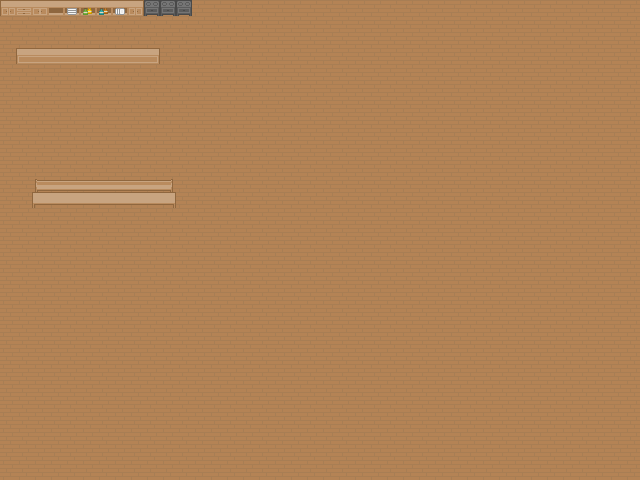

Rendered tile map (Tiled .tmx) drawn with the repository's tilesets; below, a short description and the map source with its tile grids summarised:
An orthogonal 40x30 tile map with 16x16 px tiles, 3 tile layers (Floor, Furniture Bottom, Furniture Mid), 3 tilesets and 6 objects.

<map version="1.9" tiledversion="1.9.2" orientation="orthogonal" renderorder="right-down" width="40" height="30" tilewidth="16" tileheight="16" infinite="0" nextlayerid="9" nextobjectid="34">
 <tileset firstgid="1" source="outdoor.tsx" />
 <tileset firstgid="1768" source="indoor.tsx" />
 <tileset firstgid="2254" source="characters.tsx" />
 <layer id="1" name="Floor" width="40" height="30">
  <data>[1200 cells, 1200 non-empty, 1 distinct tile ids]</data>
 </layer>
 <layer id="4" name="Furniture Bottom" width="40" height="30">
  <data>[1200 cells, 9 non-empty, 3 distinct tile ids]</data>
 </layer>
 <objectgroup id="3" name="Objects Bottom">
  <object id="13" gid="2794" x="144" y="192" width="16" height="16" />
  <object id="15" gid="2794" x="48" y="192" width="16" height="16" />
  <object id="33" gid="2578" x="80" y="192" width="16" height="16" />
 </objectgroup>
 <layer id="2" name="Furniture Mid" width="40" height="30" locked="1">
  <data>[1200 cells, 31 non-empty, 17 distinct tile ids]</data>
 </layer>
 <objectgroup id="8" name="Objects Top">
  <object id="28" gid="2633" x="128" y="212" width="16" height="16" />
  <object id="29" gid="2633" x="64" y="212" width="16" height="16" />
  <object id="30" gid="2633" x="96" y="212" width="16" height="16" />
 </objectgroup>
</map>
